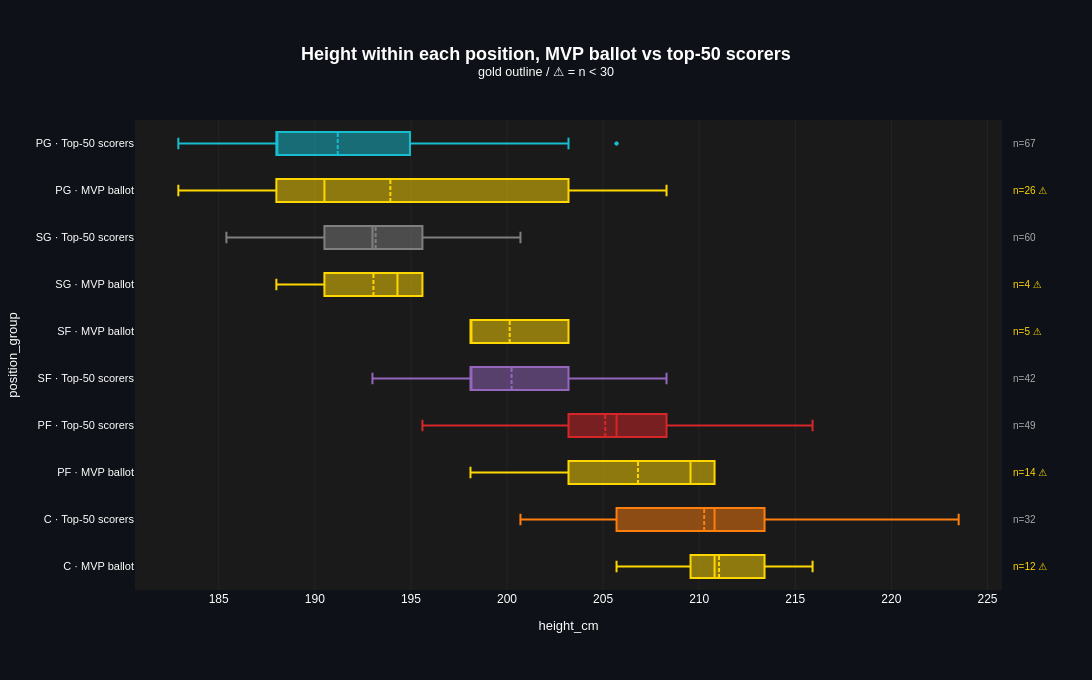

The cell this chart's notebook holds for it:
### Markdown cell above
The mixes are not remotely the same, and the ballot's is the strange one.

| | PG | SG | SF | PF | C |
| --- | ---: | ---: | ---: | ---: | ---: |
| MVP ballot | 42.6 % | 6.6 % | 8.2 % | 23.0 % | 19.7 % |
| Top-50 scorers | 26.8 % | 24.0 % | 16.8 % | 19.6 % | 12.8 % |

The ballot loads up at both ends of the height range and empties out in the
middle. Point guards, the shortest position, take 42.6 % of it against 26.8 % of
the top 50. Centres, the tallest, take 19.7 % against 12.8 %. The two wing
positions in between, shooting guard and small forward, hold 40.8 % of the top
50 and only 14.8 % of the ballot.

That is the wide, flat-middled distribution from the first chart, explained. MVP
votes concentrate on players who either run the offence or dominate near the
hoop, and those are the two ends of the height scale. Scoring volume is spread
across all five positions, because scoring is what every position does.

It also means the ballot is being pulled taller and shorter at once. The net
2.35 cm is what is left once those two pulls partly cancel.

### Code cell
groups["position_group"] = groups["position"].astype(str) + " · " + groups["group"]

grouped_box_plot(
    groups, group_col="position_group", value_col="height_cm",
    sort_by="median", orientation="horizontal", min_n_flag=30,
    title="Height within each position, MVP ballot vs top-50 scorers",
    height=680,
)

### Figure 1 — Plotly figure (JSON) as saved in the notebook; plotly's stock layout.template omitted (floating-point values rounded to 4 significant figures)
{"data": [{"boxmean": true, "boxpoints": "outliers", "hovertemplate": "<b>position_group</b>: C · MVP ballot<br><b>height_cm</b>: %{x}<extra></extra>", "line": {"color": "#FFD700", "width": 2}, "marker": {"color": "#1f77b4", "line": {"outliercolor": "rgba(220,220,220,0.6)", "outlierwidth": 1}, "outliercolor": "rgba(220,220,220,0.6)", "size": 4}, "name": "C · MVP ballot", "showlegend": false, "type": "box", "x": [210.8, 210.8, 213.4, 215.9, 213.4, 210.8, 205.7, 213.4, 210.8, 208.3, 210.8, 208.3]}, {"boxmean": true, "boxpoints": "outliers", "hovertemplate": "<b>position_group</b>: C · Top-50 scorers<br><b>height_cm</b>: %{x}<extra></extra>", "line": {"color": "#ff7f0e", "width": 2}, "marker": {"color": "#ff7f0e", "line": {"outliercolor": "rgba(220,220,220,0.6)", "outlierwidth": 1}, "outliercolor": "rgba(220,220,220,0.6)", "size": 4}, "name": "C · Top-50 scorers", "showlegend": false, "type": "box", "x": [210.8, 205.7, 200.7, 213.4, 218.4, 210.8, 205.7, 213.4, 213.4, 205.7, 213.4, 210.8, 213.4, 205.7, 210.8, 205.7, 213.4, 210.8, 205.7, 208.3, 218.4, 208.3, 205.7, 210.8, 208.3, 208.3, 223.5, 208.3, 205.7, 205.7, 215.9, 213.4]}, {"boxmean": true, "boxpoints": "outliers", "hovertemplate": "<b>position_group</b>: PF · MVP ballot<br><b>height_cm</b>: %{x}<extra></extra>", "line": {"color": "#FFD700", "width": 2}, "marker": {"color": "#2ca02c", "line": {"outliercolor": "rgba(220,220,220,0.6)", "outlierwidth": 1}, "outliercolor": "rgba(220,220,220,0.6)", "size": 4}, "name": "PF · MVP ballot", "showlegend": false, "type": "box", "x": [210.8, 208.3, 203.2, 203.2, 210.8, 205.7, 198.1, 210.8, 210.8, 210.8, 198.1, 210.8, 210.8, 203.2]}, {"boxmean": true, "boxpoints": "outliers", "hovertemplate": "<b>position_group</b>: PF · Top-50 scorers<br><b>height_cm</b>: %{x}<extra></extra>", "line": {"color": "#d62728", "width": 2}, "marker": {"color": "#d62728", "line": {"outliercolor": "rgba(220,220,220,0.6)", "outlierwidth": 1}, "outliercolor": "rgba(220,220,220,0.6)", "size": 4}, "name": "PF · Top-50 scorers", "showlegend": false, "type": "box", "x": [210.8, 208.3, 203.2, 203.2, 203.2, 203.2, 205.7, 208.3, 208.3, 205.7, 210.8, 205.7, 198.1, 198.1, 198.1, 208.3, 203.2, 203.2, 205.7, 198.1, 210.8, 210.8, 200.7, 203.2, 205.7, 208.3, 200.7, 203.2, 200.7, 210.8, 205.7, 203.2, 215.9, 205.7, 198.1, 208.3, 210.8, 203.2, 210.8, 210.8, 203.2, 205.7, 208.3, 203.2, 203.2, 198.1, 203.2, 195.6, 213.4]}, {"boxmean": true, "boxpoints": "outliers", "hovertemplate": "<b>position_group</b>: SF · Top-50 scorers<br><b>height_cm</b>: %{x}<extra></extra>", "line": {"color": "#9467bd", "width": 2}, "marker": {"color": "#9467bd", "line": {"outliercolor": "rgba(220,220,220,0.6)", "outlierwidth": 1}, "outliercolor": "rgba(220,220,220,0.6)", "size": 4}, "name": "SF · Top-50 scorers", "showlegend": false, "type": "box", "x": [198.1, 195.6, 198.1, 203.2, 200.7, 200.7, 198.1, 198.1, 198.1, 203.2, 203.2, 200.7, 198.1, 203.2, 200.7, 200.7, 208.3, 200.7, 198.1, 203.2, 198.1, 198.1, 200.7, 203.2, 198.1, 198.1, 203.2, 198.1, 198.1, 195.6, 208.3, 198.1, 193.0, 203.2, 198.1, 198.1, 198.1, 198.1, 200.7, 208.3, 195.6, 208.3]}, {"boxmean": true, "boxpoints": "outliers", "hovertemplate": "<b>position_group</b>: SF · MVP ballot<br><b>height_cm</b>: %{x}<extra></extra>", "line": {"color": "#FFD700", "width": 2}, "marker": {"color": "#8c564b", "line": {"outliercolor": "rgba(220,220,220,0.6)", "outlierwidth": 1}, "outliercolor": "rgba(220,220,220,0.6)", "size": 4}, "name": "SF · MVP ballot", "showlegend": false, "type": "box", "x": [198.1, 198.1, 198.1, 203.2, 203.2]}, {"boxmean": true, "boxpoints": "outliers", "hovertemplate": "<b>position_group</b>: SG · MVP ballot<br><b>height_cm</b>: %{x}<extra></extra>", "line": {"color": "#FFD700", "width": 2}, "marker": {"color": "#e377c2", "line": {"outliercolor": "rgba(220,220,220,0.6)", "outlierwidth": 1}, "outliercolor": "rgba(220,220,220,0.6)", "size": 4}, "name": "SG · MVP ballot", "showlegend": false, "type": "box", "x": [195.6, 195.6, 188.0, 193.0]}, {"boxmean": true, "boxpoints": "outliers", "hovertemplate": "<b>position_group</b>: SG · Top-50 scorers<br><b>height_cm</b>: %{x}<extra></extra>", "line": {"color": "#7f7f7f", "width": 2}, "marker": {"color": "#7f7f7f", "line": {"outliercolor": "rgba(220,220,220,0.6)", "outlierwidth": 1}, "outliercolor": "rgba(220,220,220,0.6)", "size": 4}, "name": "SG · Top-50 scorers", "showlegend": false, "type": "box", "x": [195.6, 195.6, 193.0, 188.0, 190.5, 193.0, 198.1, 200.7, 193.0, 198.1, 195.6, 193.0, 195.6, 195.6, 190.5, 198.1, 185.4, 193.0, 190.5, 198.1, 195.6, 193.0, 195.6, 190.5, 195.6, 188.0, 195.6, 193.0, 185.4, 193.0, 198.1, 195.6, 188.0, 195.6, 195.6, 193.0, 188.0, 193.0, 188.0, 195.6, 193.0, 198.1, 188.0, 193.0, 195.6, 198.1, 195.6, 195.6, 185.4, 190.5, 195.6, 193.0, 193.0, 193.0, 188.0, 190.5, 188.0, 190.5, 193.0, 195.6]}, {"boxmean": true, "boxpoints": "outliers", "hovertemplate": "<b>position_group</b>: PG · MVP ballot<br><b>height_cm</b>: %{x}<extra></extra>", "line": {"color": "#FFD700", "width": 2}, "marker": {"color": "#bcbd22", "line": {"outliercolor": "rgba(220,220,220,0.6)", "outlierwidth": 1}, "outliercolor": "rgba(220,220,220,0.6)", "size": 4}, "name": "PG · MVP ballot", "showlegend": false, "type": "box", "x": [188.0, 203.2, 205.7, 182.9, 188.0, 188.0, 203.2, 193.0, 182.9, 205.7, 195.6, 208.3, 190.5, 203.2, 188.0, 188.0, 182.9, 203.2, 198.1, 190.5, 188.0, 188.0, 188.0, 203.2, 198.1, 188.0]}, {"boxmean": true, "boxpoints": "outliers", "hovertemplate": "<b>position_group</b>: PG · Top-50 scorers<br><b>height_cm</b>: %{x}<extra></extra>", "line": {"color": "#17becf", "width": 2}, "marker": {"color": "#17becf", "line": {"outliercolor": "rgba(220,220,220,0.6)", "outlierwidth": 1}, "outliercolor": "rgba(220,220,220,0.6)", "size": 4}, "name": "PG · Top-50 scorers", "showlegend": false, "type": "box", "x": [188.0, 188.0, 203.2, 205.7, 193.0, 190.5, 195.6, 182.9, 185.4, 188.0, 188.0, 185.4, 182.9, 185.4, 182.9, 188.0, 188.0, 203.2, 188.0, 190.5, 188.0, 193.0, 188.0, 188.0, 193.0, 182.9, 205.7, 195.6, 188.0, 203.2, 188.0, 188.0, 200.7, 185.4, 193.0, 193.0, 195.6, 198.1, 190.5, 190.5, 182.9, 188.0, 203.2, 198.1, 188.0, 188.0, 190.5, 193.0, 188.0, 188.0, 188.0, 190.5, 185.4, 182.9, 203.2, 198.1, 188.0, 190.5, 188.0, 195.6, 188.0, 188.0, 193.0, 198.1, 195.6, 188.0, 190.5]}], "layout": {"annotations": [{"font": {"color": "#FFD700", "size": 10}, "showarrow": false, "text": "n=12 ⚠", "x": 1.01, "xanchor": "left", "xref": "paper", "y": "C · MVP ballot", "yref": "y"}, {"font": {"color": "#AAAAAA", "size": 10}, "showarrow": false, "text": "n=32", "x": 1.01, "xanchor": "left", "xref": "paper", "y": "C · Top-50 scorers", "yref": "y"}, {"font": {"color": "#FFD700", "size": 10}, "showarrow": false, "text": "n=14 ⚠", "x": 1.01, "xanchor": "left", "xref": "paper", "y": "PF · MVP ballot", "yref": "y"}, {"font": {"color": "#AAAAAA", "size": 10}, "showarrow": false, "text": "n=49", "x": 1.01, "xanchor": "left", "xref": "paper", "y": "PF · Top-50 scorers", "yref": "y"}, {"font": {"color": "#AAAAAA", "size": 10}, "showarrow": false, "text": "n=42", "x": 1.01, "xanchor": "left", "xref": "paper", "y": "SF · Top-50 scorers", "yref": "y"}, {"font": {"color": "#FFD700", "size": 10}, "showarrow": false, "text": "n=5 ⚠", "x": 1.01, "xanchor": "left", "xref": "paper", "y": "SF · MVP ballot", "yref": "y"}, {"font": {"color": "#FFD700", "size": 10}, "showarrow": false, "text": "n=4 ⚠", "x": 1.01, "xanchor": "left", "xref": "paper", "y": "SG · MVP ballot", "yref": "y"}, {"font": {"color": "#AAAAAA", "size": 10}, "showarrow": false, "text": "n=60", "x": 1.01, "xanchor": "left", "xref": "paper", "y": "SG · Top-50 scorers", "yref": "y"}, {"font": {"color": "#FFD700", "size": 10}, "showarrow": false, "text": "n=26 ⚠", "x": 1.01, "xanchor": "left", "xref": "paper", "y": "PG · MVP ballot", "yref": "y"}, {"font": {"color": "#AAAAAA", "size": 10}, "showarrow": false, "text": "n=67", "x": 1.01, "xanchor": "left", "xref": "paper", "y": "PG · Top-50 scorers", "yref": "y"}], "font": {"color": "white", "family": "Arial"}, "height": 680, "margin": {"b": 90, "l": 90, "r": 90, "t": 120}, "paper_bgcolor": "#0e1117", "plot_bgcolor": "#1a1a1a", "showlegend": false, "title": {"font": {"color": "white", "family": "Arial", "size": 18}, "text": "<b>Height within each position, MVP ballot vs top-50 scorers</b><br><sup>gold outline / ⚠ = n < 30</sup>", "x": 0.5, "xanchor": "center"}, "width": 1400, "xaxis": {"gridcolor": "rgba(128,128,128,0.2)", "gridwidth": 0.5, "showgrid": true, "title": {"font": {"size": 13}, "text": "height_cm"}}, "yaxis": {"tickfont": {"size": 11}, "title": {"font": {"size": 13}, "text": "position_group"}}}}
